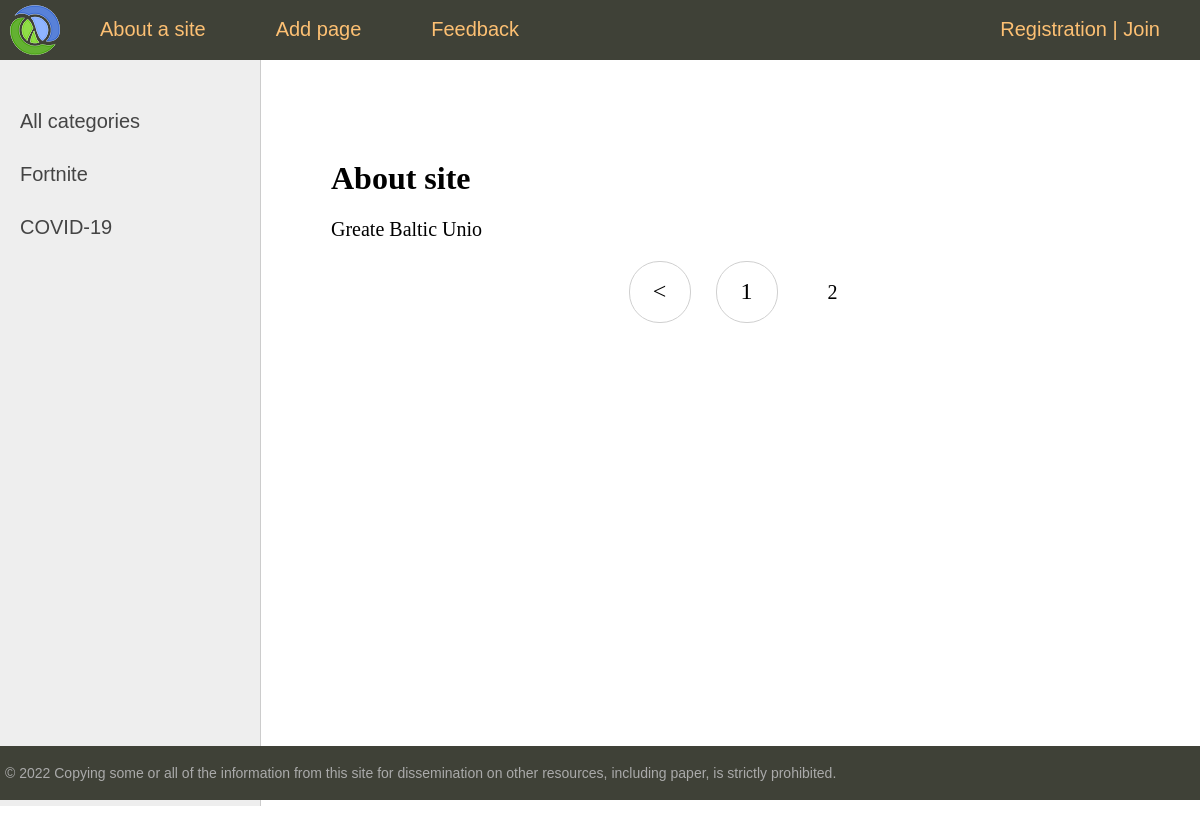
Page /about/?page=2 on the earlier database version.
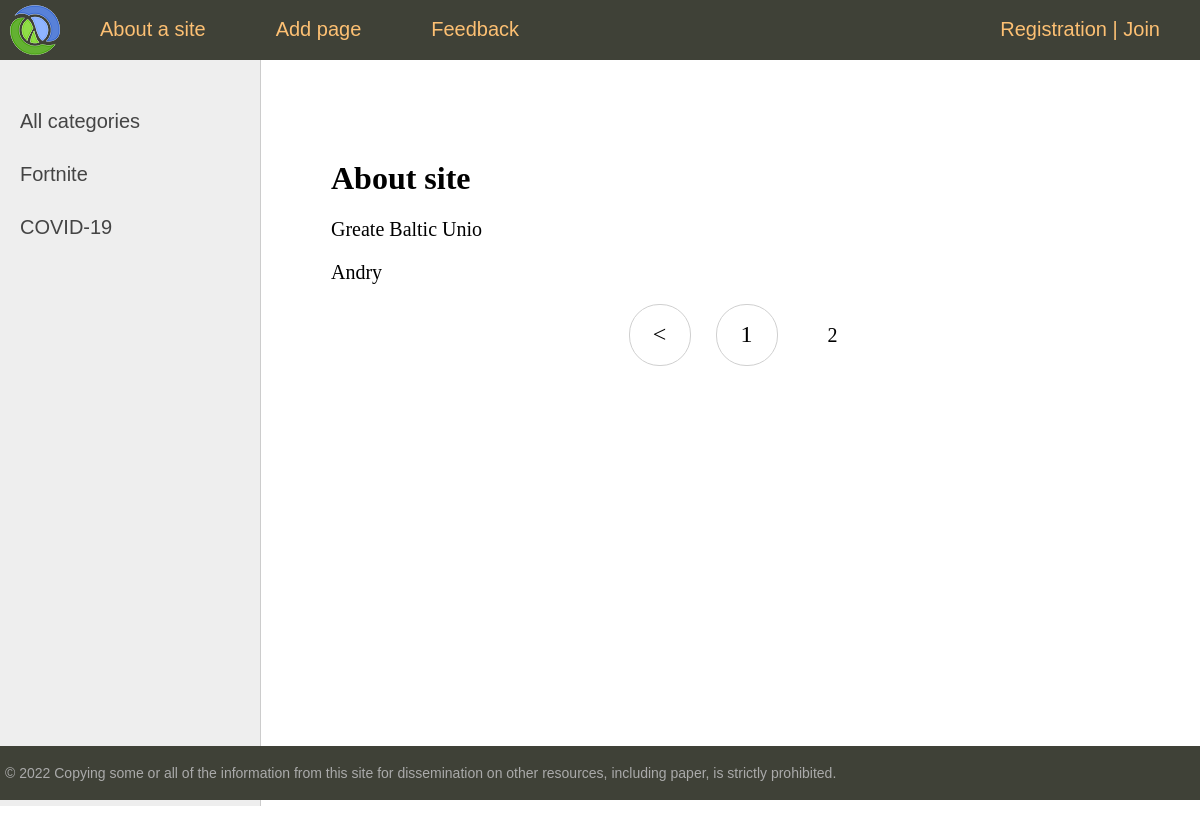
Same page on the later database version.
### blog/models.py (models this page shows, shortened)
class Category(models.Model):
    name = models.CharField(max_length=100, db_index=True)
    slug = models.SlugField(max_length=255, unique=True, db_index=True, verbose_name="URL")

class News(models.Model):
    title = models.CharField(max_length=255)
    slug = models.SlugField(max_length=255, unique=True, db_index=True, verbose_name="URL")
    content = models.TextField(blank=True)
    photo = models.ImageField(upload_to="photos/%Y/%m/%d/")
    time_create = models.DateTimeField(auto_now_add=True)
    time_update = models.DateTimeField(auto_now=True)
    is_published = models.BooleanField(default=True)
    cat = models.ForeignKey('Category', on_delete=models.PROTECT)
    def __str__(self):
        return self.title
    class Meta:
        verbose_name = "Breaking new" # ! Changes in admin panel (name)
        verbose_name_plural = "Breaking news"  # ! Changes in admin panel (name)
        ordering = ["id"]

### blog/views.py (the view)
# urls.py: path('about/', about, name = 'about'),
def about(request):
    contact_list = News.objects.all()
    paginator = Paginator(contact_list, 3)
    page_number = request.GET.get('page')
    page_obj = paginator.get_page(page_number)
    return render(request, 'blog/about.html', {'page_obj': page_obj, 'menu': menu, 'title': 'About site '})

### blog/templatetags/blog_tags.py (called while the page is built)
@register.inclusion_tag("blog/list_categories.html")
def show_categories(sort=None, cat_selected=0):
    if not sort:
        cats = Category.objects.all()
    else:
        cats = Category.objects.order_by(sort)
    return {"cats": cats, "cat_selected": cat_selected}

### blog/templates/blog/about.html
{%extends 'blog/base.html'%}
{% block content%}
<h1>{{title}}</h1>
{% for contact in page_obj %}
<p> {{contact}} </p>
{% endfor %}
{% endblock %}

### blog/templates/blog/list_categories.html
	{% for c in cats %}
		{% if c.pk == cat_selected %}
			<li class="selected">{{c.name}}</li>
		{% else %}
			<li><a href="{{ p.get_absolute_url }}">{{c.name}}</a></li>
		{% endif %}
	{% endfor %}

Differences in the rows shown:
added News: title "Andry"
